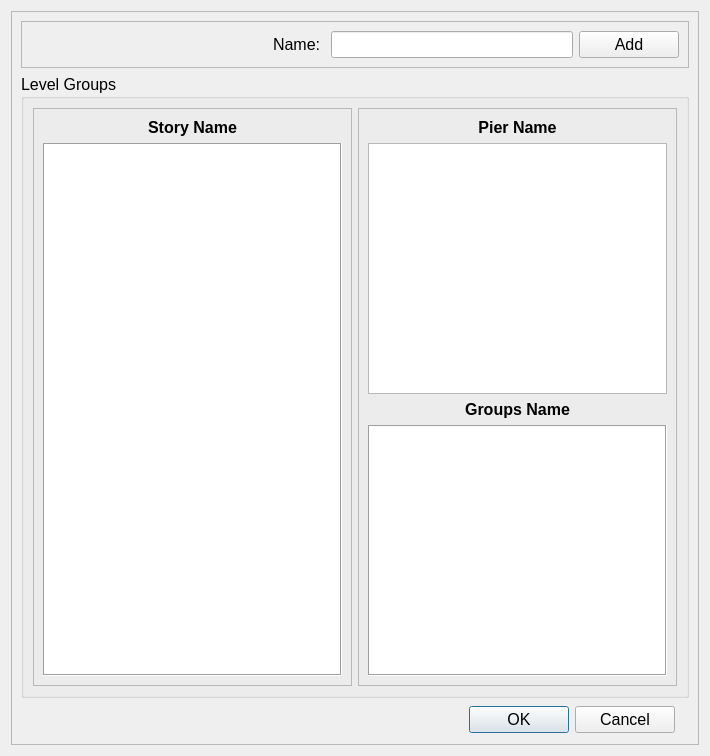
<?xml version="1.0" encoding="UTF-8"?>
<ui version="4.0">
 <class>group_dialog</class>
 <widget class="QDialog" name="group_dialog">
  <property name="geometry">
   <rect>
    <x>0</x>
    <y>0</y>
    <width>710</width>
    <height>756</height>
   </rect>
  </property>
  <property name="font">
   <font>
    <pointsize>12</pointsize>
   </font>
  </property>
  <property name="windowTitle">
   <string>Level Groups</string>
  </property>
  <layout class="QGridLayout" name="gridLayout">
   <item row="0" column="0">
    <widget class="QFrame" name="frame">
     <property name="frameShape">
      <enum>QFrame::Shape::StyledPanel</enum>
     </property>
     <property name="frameShadow">
      <enum>QFrame::Shadow::Raised</enum>
     </property>
     <layout class="QGridLayout" name="gridLayout_2">
      <item row="1" column="0" colspan="3">
       <widget class="QGroupBox" name="groupBox">
        <property name="title">
         <string>Level Groups</string>
        </property>
        <layout class="QHBoxLayout" name="horizontalLayout">
         <item>
          <widget class="QFrame" name="frame_3">
           <property name="frameShape">
            <enum>QFrame::Shape::StyledPanel</enum>
           </property>
           <property name="frameShadow">
            <enum>QFrame::Shadow::Raised</enum>
           </property>
           <layout class="QVBoxLayout" name="verticalLayout_2">
            <item>
             <widget class="QLabel" name="label">
              <property name="font">
               <font>
                <pointsize>12</pointsize>
                <bold>true</bold>
               </font>
              </property>
              <property name="text">
               <string>Story Name</string>
              </property>
              <property name="alignment">
               <set>Qt::AlignmentFlag::AlignCenter</set>
              </property>
             </widget>
            </item>
            <item>
             <widget class="QListView" name="lview_storyName">
              <property name="frameShape">
               <enum>QFrame::Shape::Box</enum>
              </property>
              <property name="frameShadow">
               <enum>QFrame::Shadow::Sunken</enum>
              </property>
              <property name="editTriggers">
               <set>QAbstractItemView::EditTrigger::NoEditTriggers</set>
              </property>
              <property name="selectionMode">
               <enum>QAbstractItemView::SelectionMode::ExtendedSelection</enum>
              </property>
             </widget>
            </item>
           </layout>
          </widget>
         </item>
         <item>
          <widget class="QFrame" name="frame_4">
           <property name="frameShape">
            <enum>QFrame::Shape::StyledPanel</enum>
           </property>
           <property name="frameShadow">
            <enum>QFrame::Shadow::Raised</enum>
           </property>
           <layout class="QVBoxLayout" name="verticalLayout_3">
            <item>
             <widget class="QLabel" name="label_4">
              <property name="font">
               <font>
                <pointsize>12</pointsize>
                <bold>true</bold>
               </font>
              </property>
              <property name="text">
               <string>Pier Name</string>
              </property>
              <property name="alignment">
               <set>Qt::AlignmentFlag::AlignCenter</set>
              </property>
             </widget>
            </item>
            <item>
             <widget class="QListView" name="lview_pierName"/>
            </item>
            <item>
             <widget class="QLabel" name="label_3">
              <property name="font">
               <font>
                <pointsize>12</pointsize>
                <bold>true</bold>
               </font>
              </property>
              <property name="frameShape">
               <enum>QFrame::Shape::NoFrame</enum>
              </property>
              <property name="text">
               <string>Groups Name</string>
              </property>
              <property name="alignment">
               <set>Qt::AlignmentFlag::AlignCenter</set>
              </property>
             </widget>
            </item>
            <item>
             <widget class="QListView" name="lview_groupName">
              <property name="frameShape">
               <enum>QFrame::Shape::Box</enum>
              </property>
              <property name="frameShadow">
               <enum>QFrame::Shadow::Sunken</enum>
              </property>
             </widget>
            </item>
           </layout>
          </widget>
         </item>
        </layout>
       </widget>
      </item>
      <item row="2" column="0">
       <widget class="QFrame" name="frame_5">
        <property name="frameShape">
         <enum>QFrame::Shape::NoFrame</enum>
        </property>
        <property name="frameShadow">
         <enum>QFrame::Shadow::Raised</enum>
        </property>
        <layout class="QHBoxLayout" name="horizontalLayout_3">
         <property name="leftMargin">
          <number>2</number>
         </property>
         <property name="topMargin">
          <number>2</number>
         </property>
         <property name="rightMargin">
          <number>2</number>
         </property>
         <property name="bottomMargin">
          <number>2</number>
         </property>
         <item>
          <spacer name="horizontalSpacer_2">
           <property name="orientation">
            <enum>Qt::Orientation::Horizontal</enum>
           </property>
           <property name="sizeHint" stdset="0">
            <size>
             <width>40</width>
             <height>20</height>
            </size>
           </property>
          </spacer>
         </item>
         <item>
          <widget class="QPushButton" name="pb_OK">
           <property name="sizePolicy">
            <sizepolicy hsizetype="Minimum" vsizetype="Minimum">
             <horstretch>0</horstretch>
             <verstretch>0</verstretch>
            </sizepolicy>
           </property>
           <property name="minimumSize">
            <size>
             <width>100</width>
             <height>0</height>
            </size>
           </property>
           <property name="text">
            <string>OK</string>
           </property>
          </widget>
         </item>
         <item>
          <widget class="QPushButton" name="pb_cancel">
           <property name="minimumSize">
            <size>
             <width>100</width>
             <height>0</height>
            </size>
           </property>
           <property name="text">
            <string>Cancel</string>
           </property>
          </widget>
         </item>
        </layout>
       </widget>
      </item>
      <item row="0" column="0" colspan="3">
       <widget class="QFrame" name="frame_2">
        <property name="frameShape">
         <enum>QFrame::Shape::StyledPanel</enum>
        </property>
        <property name="frameShadow">
         <enum>QFrame::Shadow::Raised</enum>
        </property>
        <layout class="QHBoxLayout" name="horizontalLayout_2">
         <property name="spacing">
          <number>6</number>
         </property>
         <property name="leftMargin">
          <number>9</number>
         </property>
         <property name="topMargin">
          <number>9</number>
         </property>
         <property name="rightMargin">
          <number>9</number>
         </property>
         <property name="bottomMargin">
          <number>9</number>
         </property>
         <item>
          <spacer name="horizontalSpacer">
           <property name="orientation">
            <enum>Qt::Orientation::Horizontal</enum>
           </property>
           <property name="sizeHint" stdset="0">
            <size>
             <width>40</width>
             <height>20</height>
            </size>
           </property>
          </spacer>
         </item>
         <item>
          <widget class="QLabel" name="label_2">
           <property name="text">
            <string>Name: </string>
           </property>
          </widget>
         </item>
         <item>
          <widget class="QLineEdit" name="le_groupName">
           <property name="minimumSize">
            <size>
             <width>150</width>
             <height>0</height>
            </size>
           </property>
          </widget>
         </item>
         <item>
          <widget class="QPushButton" name="pb_addGroup">
           <property name="minimumSize">
            <size>
             <width>100</width>
             <height>0</height>
            </size>
           </property>
           <property name="text">
            <string>Add</string>
           </property>
          </widget>
         </item>
        </layout>
       </widget>
      </item>
     </layout>
    </widget>
   </item>
  </layout>
 </widget>
 <resources/>
 <connections/>
</ui>
